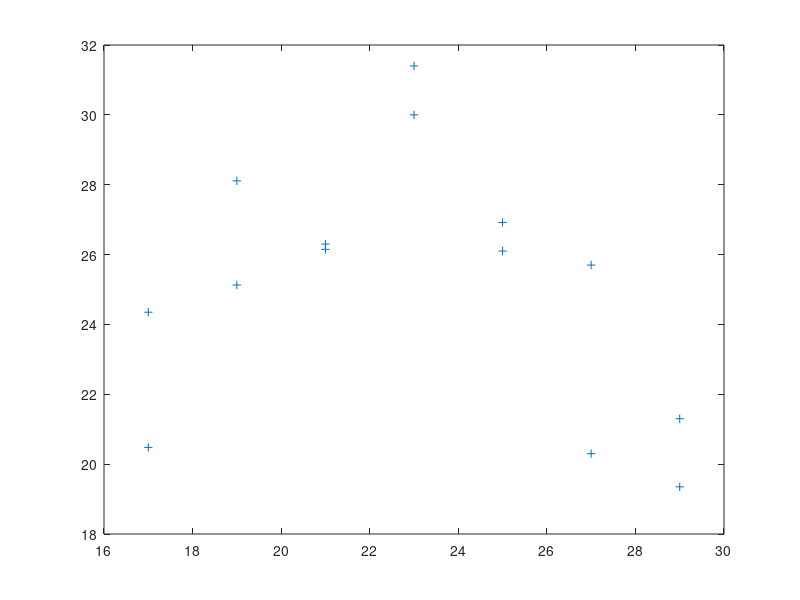

Here is the MATLAB script that generated this plot: (Note: this script raises an error after producing the figure.)
% 一元多项式回归例三

% 将 17 至 29 岁的运动员每两岁一组分为 7 组，每组两人测量其旋转定向能力，
% 以考察年龄对这种运动能力的影响。试建立二者之间的关系。

% 0.引入数据，观察样本分布
% 发现中间高两边低，设置为二次模型 y=a2*x^2+a1*x+a0
x0=17:2:29;
x0=[x0,x0];
y0=[20.48 25.13 26.15 30 26.1 20.3 19.35 ...
    24.35 28.11 26.3 31.4 26.92 25.7 21.3];
figure(1);
plot(x0,y0,'+');

% 1.用ployfit实现一元多项式回归
% p：系数
% s：计算函数值
[p,s]=polyfit(x0,y0,2);
p

% 2.计算预测值、置信区间
[y,delta]=polyconf(p,x0,s);
y

% 3.交互页面polytool
polytool(x0,y0,2)


% 结果解释
% p =
%    a2         a1       a0
%    -0.2003    8.9782  -72.2150

